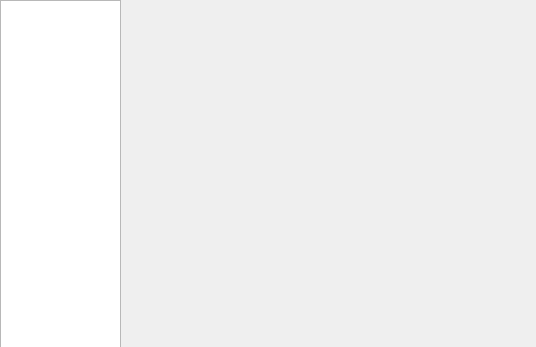
<?xml version="1.0" encoding="UTF-8"?>
<ui version="4.0">
 <class>Form</class>
 <widget class="QWidget" name="Form">
  <property name="geometry">
   <rect>
    <x>0</x>
    <y>0</y>
    <width>536</width>
    <height>347</height>
   </rect>
  </property>
  <property name="windowTitle">
   <string>Form</string>
  </property>
  <widget class="QListWidget" name="listWidget">
   <property name="geometry">
    <rect>
     <x>0</x>
     <y>0</y>
     <width>121</width>
     <height>351</height>
    </rect>
   </property>
  </widget>
 </widget>
 <resources/>
 <connections/>
</ui>
